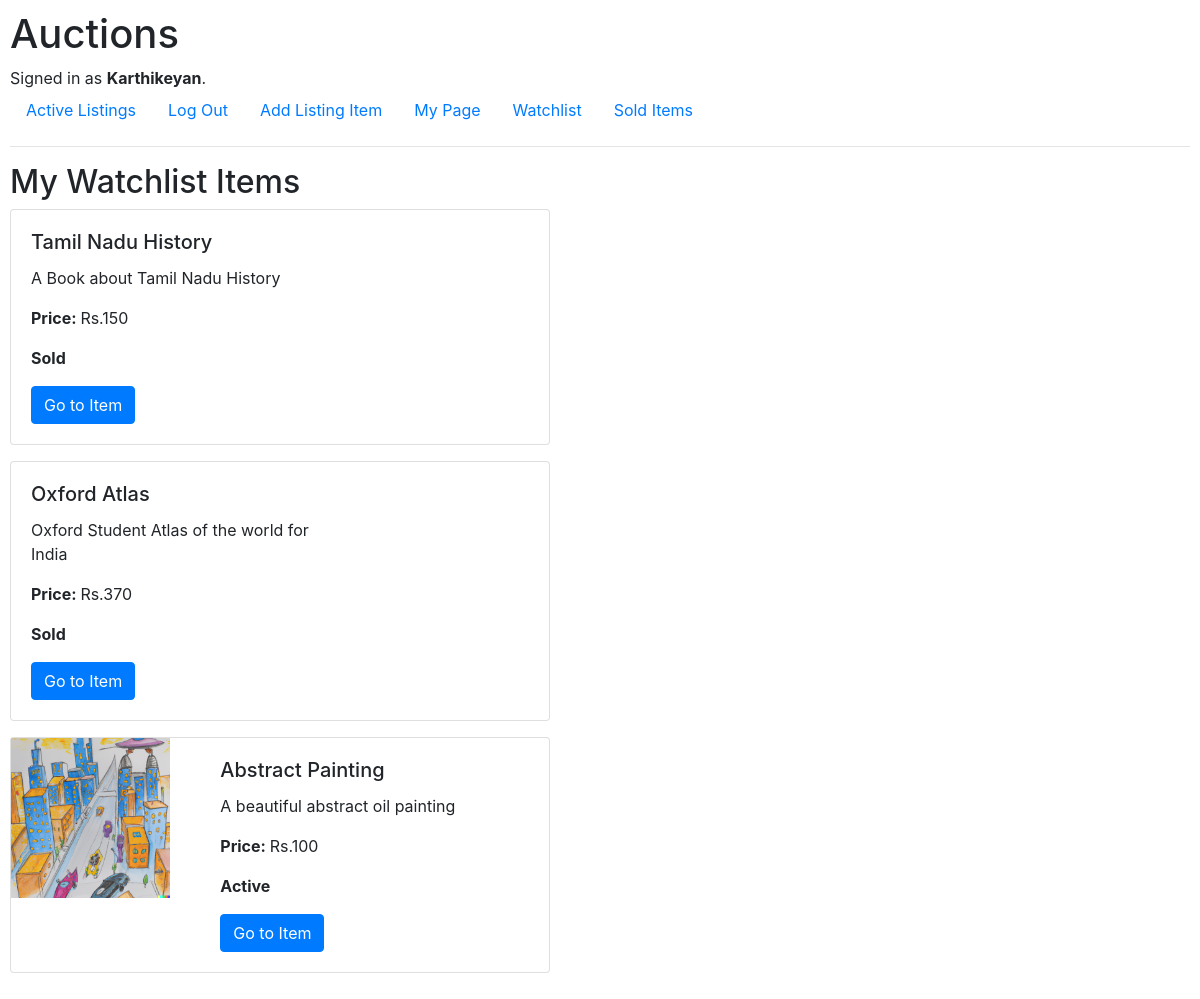
Page /watchlist (signed in) on the committed database.
### auctions/models.py (models this page shows, shortened)
class User(AbstractUser):
    pass

class listing(models.Model):
    title = models.CharField(max_length=20)
    description = models.CharField(max_length=64)
    price = models.IntegerField()
    category = models.ForeignKey(Category, blank=True, null=True, on_delete=models.CASCADE, related_name="item_type")
    image = models.ImageField(null=True, blank=True, upload_to='images/')
    posted_user = models.ForeignKey(User, related_name="posted_item", on_delete=models.CASCADE, null=True)
    isActive = models.BooleanField(default=True)
    watchlist = models.ManyToManyField(User, null=True, related_name="Watch_items", blank=True)

### auctions/views.py (the view)
# urls.py: path("watchlist", views.watch, name="watch"),
@login_required
def watch(request):
    u = request.user
    items = u.Watch_items.all()
    return render(request, "auctions/mywatchlist.html", {
        "items" : items,
        })

### auctions/templates/auctions/mywatchlist.html
{% extends 'auctions/layout.html' %}
{% block body %}
<h2>My Watchlist Items</h2>
{% for item in items %}
<div class="card mb-3" style="max-width: 540px;">
    <div class="row g-0">
        {% if item.image %}
        <div class="col-md-4">
            <img src="{{item.image.url}}" class="img-fluid rounded-start">
        </div>
        {% endif %}
        <div class="col-md-8">
            <div class="card-body">
                <h5 class="card-title">{{item.title}}</h5>
                <p class="card-text">{{item.description}}</p>
                <p class="card-text"><strong>Price: </strong>Rs.{{item.price}}</p>
                <p class="card-text">
                    {% if item.isActive == True %}
                    <strong>Active</strong>
                    {%else%}
                    <strong>Sold</strong>
                    {%endif%}</p>
                <a href="{% url 'list' item.title %}" method="post" class="btn btn-primary">Go to Item</a>
            </div>
        </div>
    </div>
</div>
    {% empty %}
<hr />
    <h4> No items </h4>
<hr />
    {% endfor %}
{% endblock %}

### auctions/templates/auctions/layout.html (shortened to what this page needs)
{% load static %}
<!DOCTYPE html>
<html lang="en">
    <head>
        <link rel="stylesheet" href="https://stackpath.bootstrapcdn.com/bootstrap/4.4.1/css/bootstrap.min.css">
        <link href="{% static 'auctions/styles.css' %}" rel="stylesheet">
    </head>
    <body>
        <h1>Auctions</h1>
        <div>
            {% if user.is_authenticated %}
                Signed in as <strong>{{ user.username }}</strong>.
            {% else %}
                Not signed in.
            {% endif %}
        </div>
        <ul class="nav">
            <li class="nav-item">
                <a class="nav-link" href="{% url 'index' %}">Active Listings</a>
            </li>
            {% if user.is_authenticated %}
                <li class="nav-item">
                    <a class="nav-link" href="{% url 'logout' %}">Log Out</a>
                </li>
                <li class="nav-item">
                    <a class="nav-link" href="{% url 'new' %}">Add Listing Item</a>
                </li>
                <li class="nav-item">
                    <a class="nav-link" href="{% url 'mypage' %}">My Page</a>
                </li>
                <li class="nav-item">
                    <a class="nav-link" href="{% url 'watch' %}">Watchlist</a>
                </li>
            {% endif %}
            <li class="nav-item">
                <a class="nav-link" href="{% url 'solditems' %}">Sold Items</a>
            </li>
        </ul>
        <hr>
        {% block body %}
        {% endblock %}
    </body>
</html>

### auctions/static/auctions/styles.css (style rules this page uses)
body { padding: 10px; }

### rows in the picture
User: username "Karthikeyan"
listing: title "Tamil Nadu History", description "A Book about Tamil Nadu History", price "150", isActive "Sold"
listing: title "Oxford Atlas", description "Oxford Student Atlas of the world for India", price "370", isActive "Sold"
listing: image (picture), title "Abstract Painting", description "A beautiful abstract oil painting", price "100", isActive "Active"
